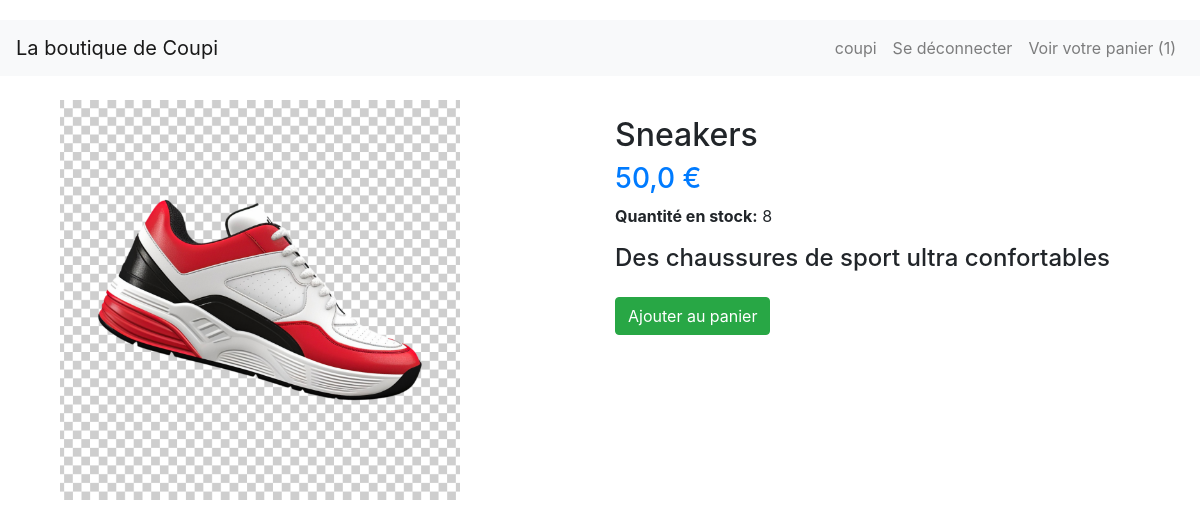
/product/sneakers/ (signed in), run on the app's committed database.
### accounts/models.py (models this page shows)
class CustomUser(AbstractUser):
    pass

### store/models.py (models this page shows, shortened)
class Cart(models.Model):
    user = models.OneToOneField(AUTH_USER_MODEL, on_delete=models.CASCADE) #Je pouvais aussi faire un ForeignKey en faisant user= models.ForeignKey(unique=True)
    orders = models.ManyToManyField(Order) #plusieurs articles peuvent etre ajoutés au panier

class Product(models.Model):
    name = models.CharField(max_length=100)
    slug = models.SlugField(max_length=100)
    price = models.FloatField(default=0.0)
    qte_stock = models.IntegerField(default=0)
    description = models.TextField(blank=True)
    image = models.ImageField(upload_to='products', blank=True, null=True)

### store/views.py (the view)
# urls.py: path('product/<str:slug>/', product_detail, name="product_detail"),
def product_detail(request,slug):
    product = get_object_or_404(Product, slug=slug)
    return render(request,'detail.html', context={"product": product})

### store/templates/detail.html
{% extends 'base.html' %}
{% block content %}
<div class="container mt-4">
    <div class="row">
        <div class="col-md-6">
            <img src="{{ product.image.url }}" alt="{{ product.name }}" class="img-fluid" style="max-height: 400px; object-fit: cover;">
        </div>
        <div class="col-md-6">
            <h2 class="mt-3">{{ product.name }}</h2>
            <h3 class="text-primary">{{ product.price }} €</h3>
            <p><strong>Quantité en stock:</strong> {{ product.qte_stock }}</p>
            <h4 class="mt-3">{{ product.description }}</h4>
            {% if user.is_authenticated %}
            <p class="mt-4">
                <a href="{% url 'add-to-cart' product.slug %}" class="btn btn-success">Ajouter au panier</a>
            </p>
            {% else %}
            <p class="mt-4">
                <a href="{% url 'login' %}" class="btn btn-primary">Connectez-vous pour ajouter au panier</a>
            </p>
            {% endif %}
        </div>
    </div>
</div>
{% endblock %}

### templates/base.html (shortened to what this page needs)
<!DOCTYPE html>
 <html class="no-js">
<html>
    <head>
        <link href="https://stackpath.bootstrapcdn.com/bootstrap/4.5.2/css/bootstrap.min.css" rel="stylesheet">
    </head>
    <body>
        <nav class="navbar navbar-expand-lg navbar-light bg-light">
            <a class="navbar-brand" href="{% url 'page_acceuil_boutique' %}">La boutique de Coupi</a>
            <div class="collapse navbar-collapse" id="navbarNav">
                <ul class="navbar-nav ml-auto">
                    {% if user.is_authenticated %}
                        <li class="nav-item">
                            <span class="nav-link">{{ user.username }}</span>
                        </li>
                        <li class="nav-item">
                            <a class="nav-link" href="{% url 'logout' %}">Se déconnecter</a>
                        </li>
                    {% endif %}
                    {% if user.cart %}
                        <li class="nav-item">
                            <a class="nav-link" href="{% url 'cart' %}">Voir votre panier ({{ user.cart.orders.count }})</a>
                        </li>
                    {% endif %}
                </ul>
            </div>
        </nav>
        <div class="container">
            {% block content %}
            {% endblock %}
        </div>
    </body>
</html>

### templates/base.html (style rules this page uses)
body { padding-top: 20px; }
.navbar { margin-bottom: 20px; }

### data on the page
CustomUser: username "coupi", cart.orders.count "1"
Product: image (picture), name "Sneakers", price "50,0", qte_stock "8", description "Des chaussures de sport ultra confortables"
